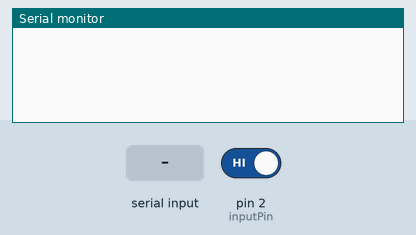
This sketch was run on a simulated Arduino Uno, built with avr-gcc and run on an emulated ATmega328P. On the bench: the last lines printed to the serial monitor. The inputs (shaded band) are chosen by the test bench; at power-on: pin 2 (inputPin) HIGH.

Above: at 1.2 s.
1.3 s: pin 2 (inputPin) driven LOW
At 2.4 s:
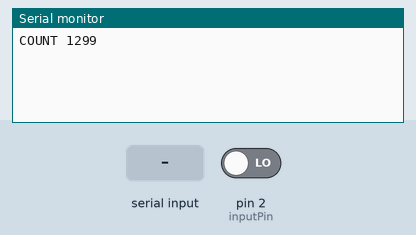
2.8 s: "COLLECT" received over Serial
At 5.2 s:
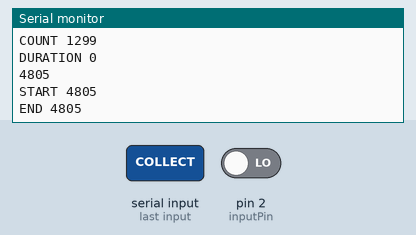

The sketch:

Arduino.ino
```cpp
const byte inputPin = 2;
const byte powerPin = 3;
unsigned long start;

boolean on = false;
unsigned long finish;

void count_ISR(){
  unsigned long c = millis();

  Serial.print("COUNT ");
  Serial.print(c);
  Serial.println("");
}

void start_collection(long collection_length){
  on = true;
  digitalWrite(powerPin, HIGH);
  delay(1000);
  Serial.print("DURATION ");
  Serial.print(collection_length);
  Serial.println("");

  start = millis();
  finish = (start + (1000 * collection_length));
 // Serial.print("WILLFINISH ");
  Serial.print(finish);
  Serial.println("");
  Serial.print("START ");
  Serial.print(start);
  Serial.println("");
}
void finish_collection(){
  Serial.print("END ");
  Serial.print(finish);
  Serial.println("");
  on = false;
}
void setup() {
  Serial.begin(9600);

  pinMode(inputPin, INPUT);
  interrupts();
  attachInterrupt(digitalPinToInterrupt(inputPin), count_ISR, FALLING);

}

void loop() {
  if (on && millis() >= finish){
    finish_collection();
  }
  digitalWrite(powerPin, on ? HIGH : LOW);
  if (Serial.available()){
    String in = Serial.readString();

    if (in.indexOf("COLLECT")>=0){
      String num = in.substring(8);
      num.trim();
      int collection_length;
      if (num.length() == 0){
        // collect indefinitely
        collection_length = 0;
      }
      else{
        collection_length = (unsigned long)num.toInt();
      }
      start_collection(collection_length);
    }

  }


}
```

Measured:
- after the input at 1.3 s, the serial monitor: prints a new line at once (image 1)
- after the input at 2.8 s, the serial monitor: prints a new line after 2.0 s (image 2)
